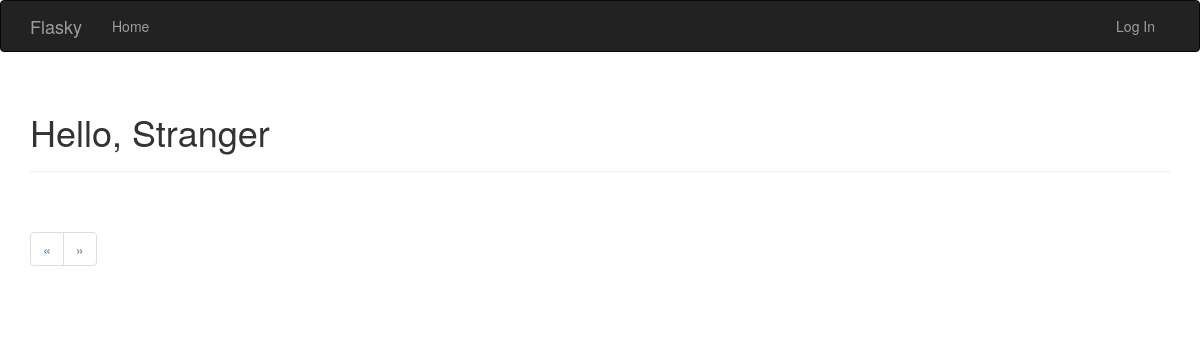
/?page=11, run on an earlier commit of the app's database.
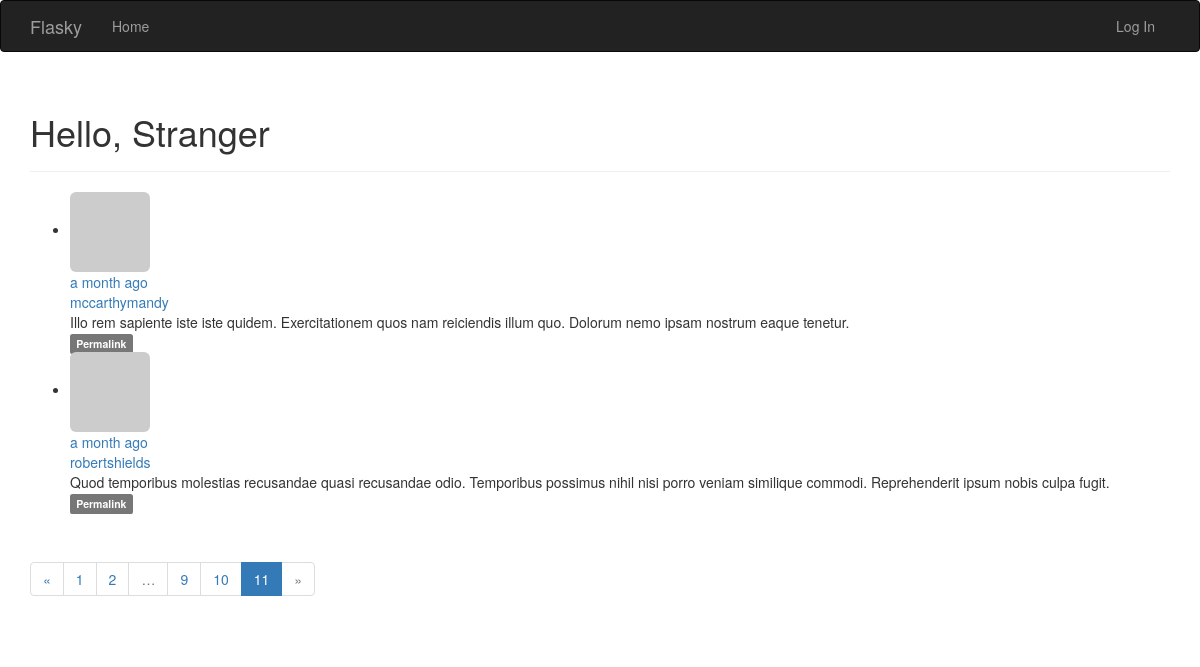
And on a later commit of the database.
### app/models.py (models this page shows, shortened)
class Post(db.Model):
    __tablename__ = 'posts'
    id = db.Column(db.Integer, primary_key=True)
    body = db.Column(db.Text)
    timestamp = db.Column(db.DateTime, index=True, default=datetime.utcnow)
    author_id = db.Column(db.Integer, db.ForeignKey('users.id'))
    body_html = db.Column(db.Text)

class User(UserMixin, db.Model):
    __tablename__ = 'users'
    id = db.Column(db.Integer, primary_key=True)
    email = db.Column(db.String(64), unique=True, index=True)
    username = db.Column(db.String(64), unique=True, index=True)
    role_id = db.Column(db.Integer, db.ForeignKey('roles.id'))
    password_hash = db.Column(db.String(128))
    confirmed = db.Column(db.Boolean, default=False)
    name = db.Column(db.String(64))
    location = db.Column(db.String(64))
    about_me = db.Column(db.Text())
    member_since = db.Column(db.DateTime(), default=datetime.utcnow)
    last_seen = db.Column(db.DateTime(), default=datetime.utcnow)
    avatar_hash = db.Column(db.String(32))
    posts = db.relationship('Post', backref='author', lazy='dynamic')
    @property
    def password(self):
        raise AttributeError('password is not a readable attribute')
    def gravatar(self, size=100, default='identicon', rating='g'):
        if request.is_secure:
            url = 'https://secure.gravatar.com/avatar'
        else:
            url = 'http://www.gravatar.com/avatar'
        hash = self.avatar_hash or hashlib.md5(
            self.email.encode('utf-8')).hexdigest()
        return '{url}/{hash}?s={size}&d={default}&r={rating}'.format(
            url=url, hash=hash, size=size, default=default, rating=rating)

### app/main/views.py (the view)
@main.route('/', methods=['GET', 'POST'])
def index():
    form = PostForm()
    if current_user.can(Permission.WRITE_ARTICLES) and \
            form.validate_on_submit():
        post = Post(body=form.body.data,
                    author=current_user._get_current_object())
        db.session.add(post)
        return redirect(url_for('.index'))
    page = request.args.get('page', 1, type=int)
    pagination = Post.query.order_by(Post.timestamp.desc()).paginate(
        page, per_page=current_app.config['FLASKY_POSTS_PER_PAGE'],
        error_out=False)
    posts = pagination.items
    return render_template('index.html', form=form, posts=posts,
                           pagination=pagination)

### app/auth/views.py (called while the page is built)
@auth.before_app_request
def before_request():
    if current_user.is_authenticated:
        current_user.ping()
        if not current_user.confirmed \
                and request.endpoint[:5] != 'auth.':
            return redirect(url_for('auth.unconfirmed'))

### app/main/__init__.py (called while the page is built)
@main.app_context_processor
def inject_permissions():
    return dict(Permission=Permission)

### app/models.py (called while the page is built)
    def can(self, permissions):
        return False

    def is_administrator(self):
        return False

### app/templates/index.html (shortened to what this page needs)
{% extends "base.html" %}
{% import "bootstrap/wtf.html" as wtf %}
{% import "_macros.html" as macros %}
{% block page_content %}
<div class="page-header">
    <h1>Hello,
    {% if current_user.is_authenticated %}
        {{ current_user.username }}
    {% else %}
        Stranger
    {% endif %}
    </h1>
</div>
{% include "_posts.html" %}
{% if pagination %}
<div class="pagination">
    {{ macros.pagination_widget(pagination, '.index') }}
</div>
{% endif %}
{% endblock %}

### app/templates/_posts.html (shortened to what this page needs)
<ul class="posts">
    {% for post in posts %}
    <li class="post">
        <div class="post-thumbnail">
            <a href="{{ url_for('.user', username=post.author.username) }}">
                <img class="img-rounded profile-thumbnail"
                     src="{{ post.author.gravatar(size=40) }}"
            </a>
        </div>
        <div class="page-content">
            <div class="post-date">{{ moment(post.timestamp).fromNow() }}</div>
            <div class="post-author">
                <a href="{{ url_for('.user', username=post.author.username) }}">
                    {{ post.author.username }}
                </a>
            </div>
            <div class="post-body">
                {% if post.body_html %}
                {{ post.body_html | safe }}
                {% else %}
                {{ post.body }}
                {% endif %}
            </div>
            <div class="post-footer">
                <a href="{{ url_for('.post', id=post.id) }}">
                    <span class="label label-default">Permalink</span>
                </a>
            </div>
        </div>
    </li>
    {% endfor %}
</ul>

What changed in the data, as far as the page shows it:
added Post: timestamp "a month ago", author.username "mccarthymandy", body "Illo rem sapiente iste iste quidem. Exercitationem quos nam reiciendis illum quo. Dolorum nemo ipsam nostrum eaque tenetur."
added Post: timestamp "a month ago", author.username "robertshields", body "Quod temporibus molestias recusandae quasi recusandae odio. Temporibus possimus nihil nisi porro veniam similique commodi. Reprehenderit ipsum nobis culpa fugit."
Also different on the page:
new list line: "1"
new list line: "2"
new list line: "9"
new list line: "10"
new list line: "11"
